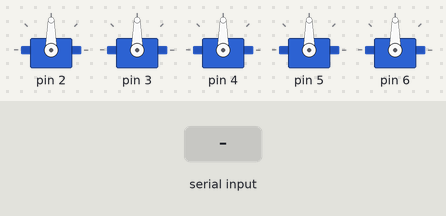
Recording of a sketch running on a simulated Arduino Uno, built with avr-gcc and run on an emulated ATmega328P. On the bench: 5 × servo. The test bench sets the inputs (shaded band). What the sketch prints to the serial monitor is not drawn.

Above: at 2.2 s.
2.3 s: "30,150\n" received over Serial
At 3.0 s:
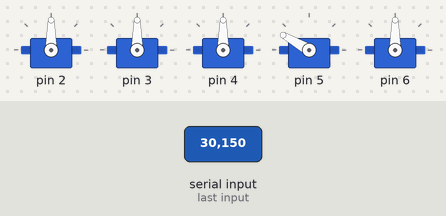
3.8 s: "200\n" received over Serial
At 4.1 s:
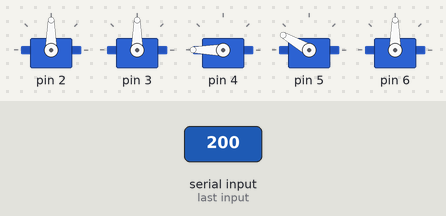
Timing chart, 0 to 6.8 s (numbered marks = the images above; inputs shaded):
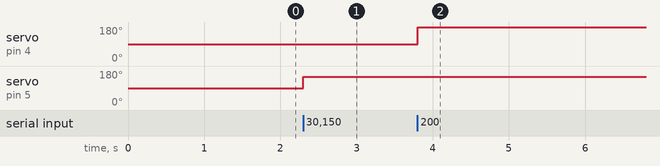

The sketch:

MiniArmDriver.ino
```cpp
#include <Servo.h>
#include <avr/pgmspace.h>

Servo servo[5];

String inputString = "";
String servoString = "";
String commandString = "";
boolean stringComplete = false;

void setup(){
  Serial.begin(38400);
  Serial.println("Ready...");

  inputString.reserve(10);
  servoString.reserve(10);
  commandString.reserve(10);

  servo[0].attach(2);
  delay(100);
  servo[1].attach(3);
  delay(100);
  servo[2].attach(4);
  delay(100);
  servo[3].attach(5);
  delay(100);
  servo[4].attach(6);
  delay(100);

  servo[0].write(90);
  delay(100);
  servo[1].write(90);
  delay(100);
  servo[2].write(90);
  delay(100);
  servo[3].write(90);
  delay(100);
  servo[4].write(90);
  delay(100);
}

void loop(){
  parseCommand();
}

void finish(){
  while(true){
    ;
    ;
  }
}
/*
  SerialEvent occurs whenever a new data comes in the
 hardware serial RX.  This routine is run between each
 time loop() runs, so using delay inside loop can delay
 response.  Multiple bytes of data may be available.
 */
void serialEvent() {
  while (Serial.available()) {
    // get the new byte:
    char inChar = (char)Serial.read();
    // add it to the inputString:
    inputString += inChar;
    // if the incoming character is a newline, set a flag
    // so the main loop can do something about it:
    if (inChar == '\n') {
      stringComplete = true;
    }
  }
}

void parseCommand(){
  // print the string when a newline arrives:
  if (stringComplete) {
    inputString.trim();
    //Serial.println(inputString);
    int separatorIndex = inputString.indexOf(',');
    servoString=inputString.substring(0,1);
    commandString=inputString.substring(separatorIndex+1);
    int servoNum = servoString.toInt();
    int servoPos = commandString.toInt();

    servo[servoNum].write(servoPos);
    // clear the string:
    inputString = "";
    servoString = "";
    commandString = "";
    stringComplete = false;
  }
}
```

Measured:
- after the input at 2.3 s, servo on pin 5: 90° → 150° at once
- after the input at 3.8 s, servo on pin 4: 90° → 180° at once
